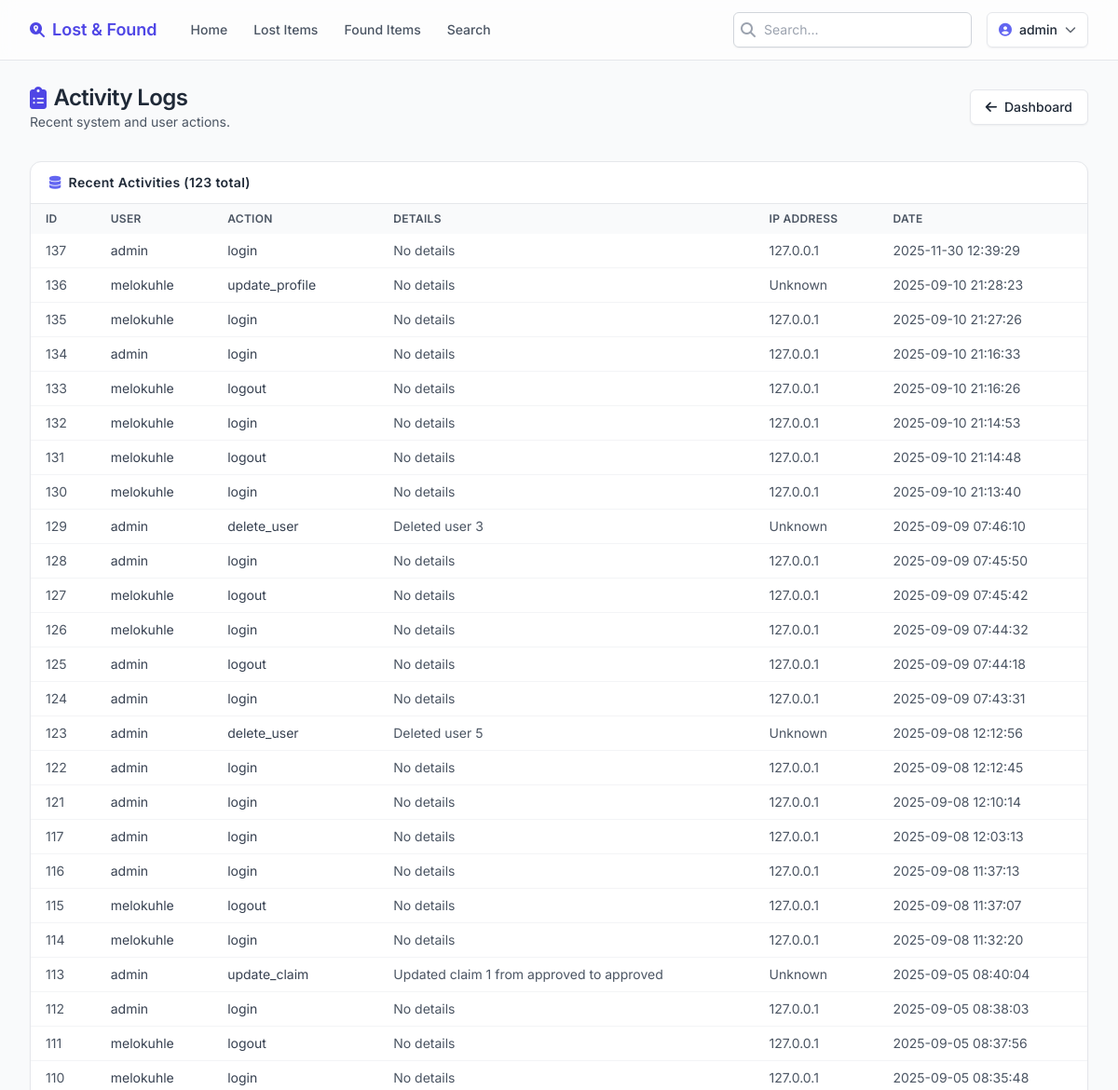
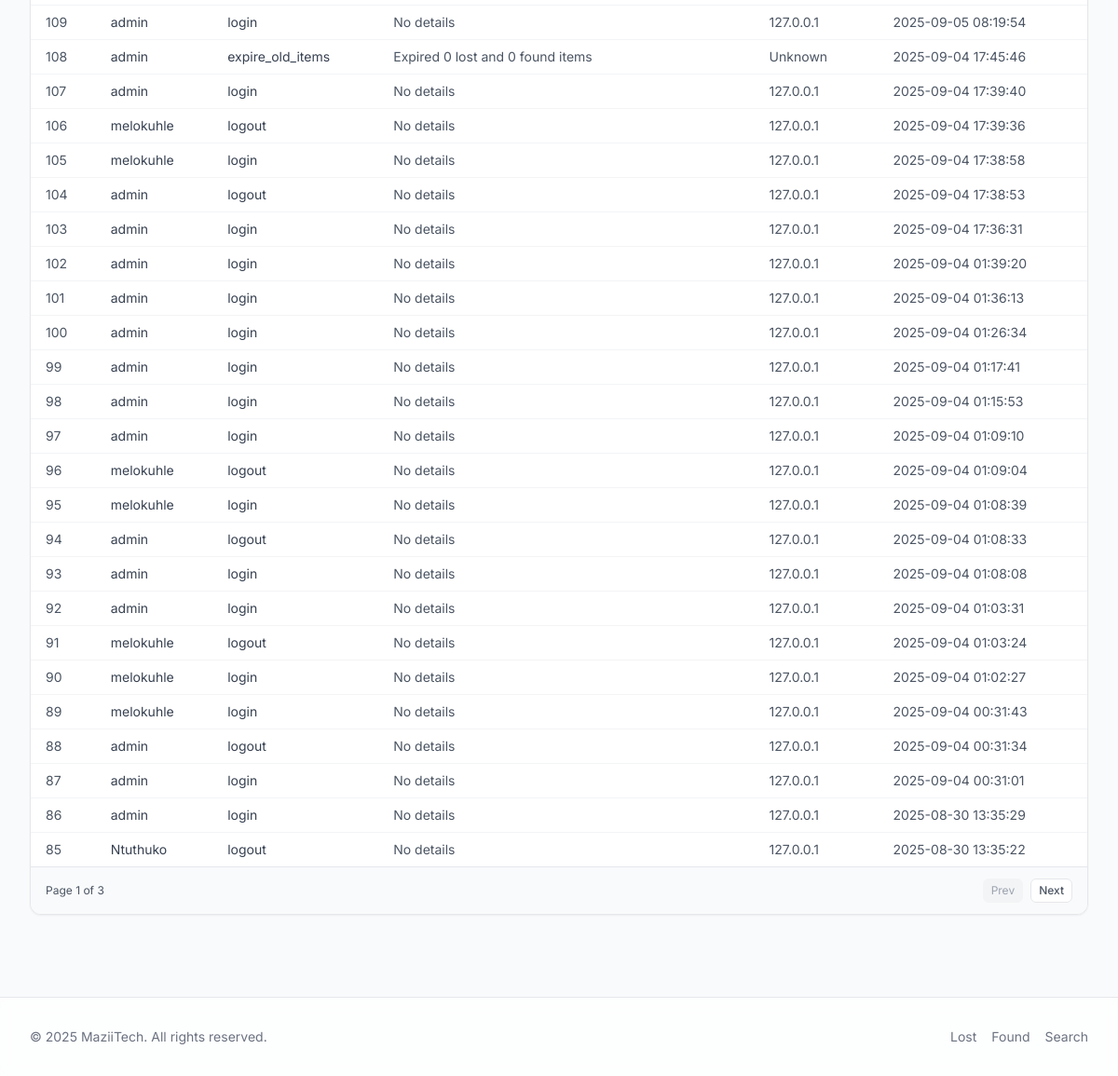
Before: /admin/activity-logs (signed in) with the older database file (2 pictures, top to bottom).
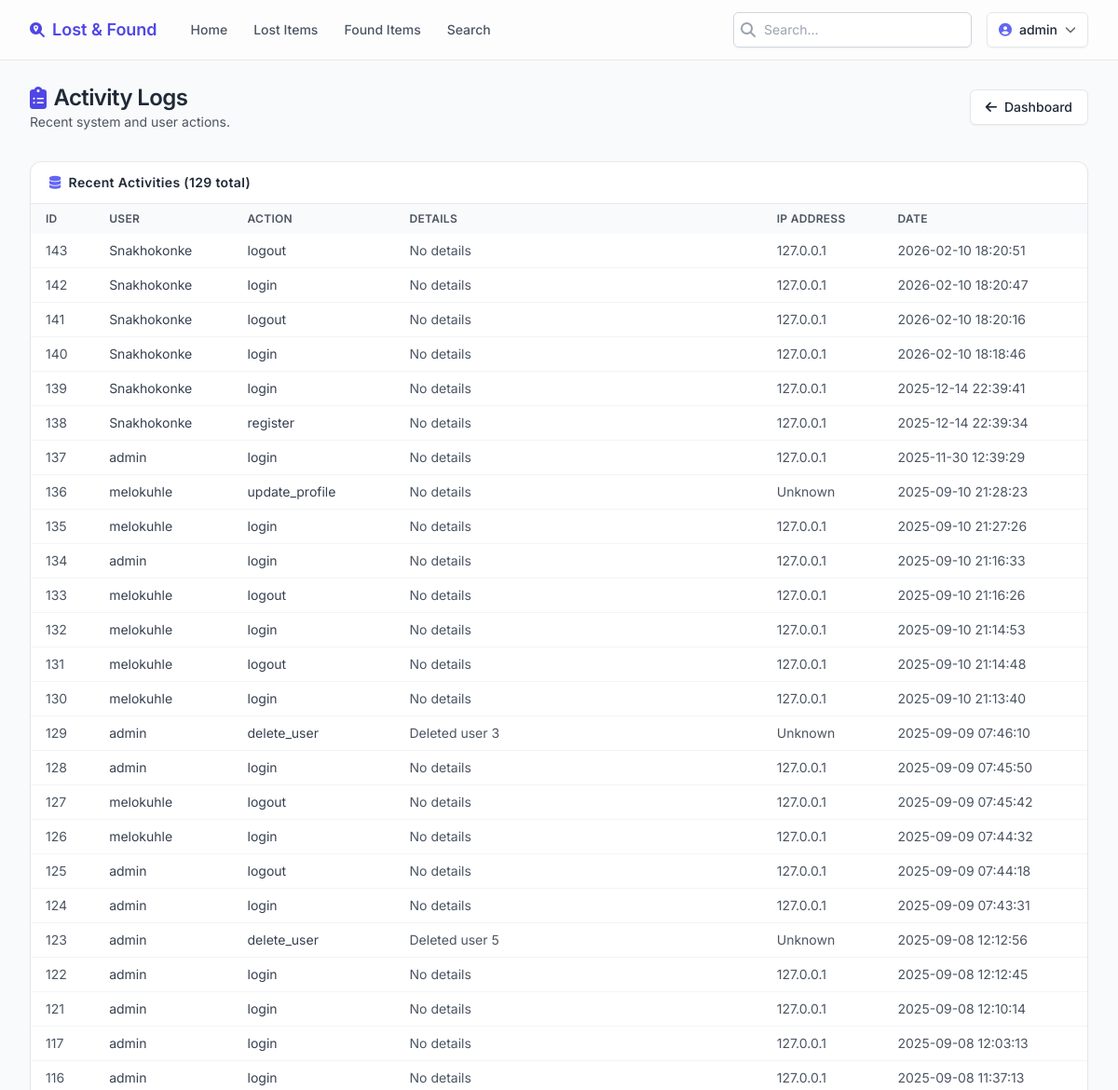
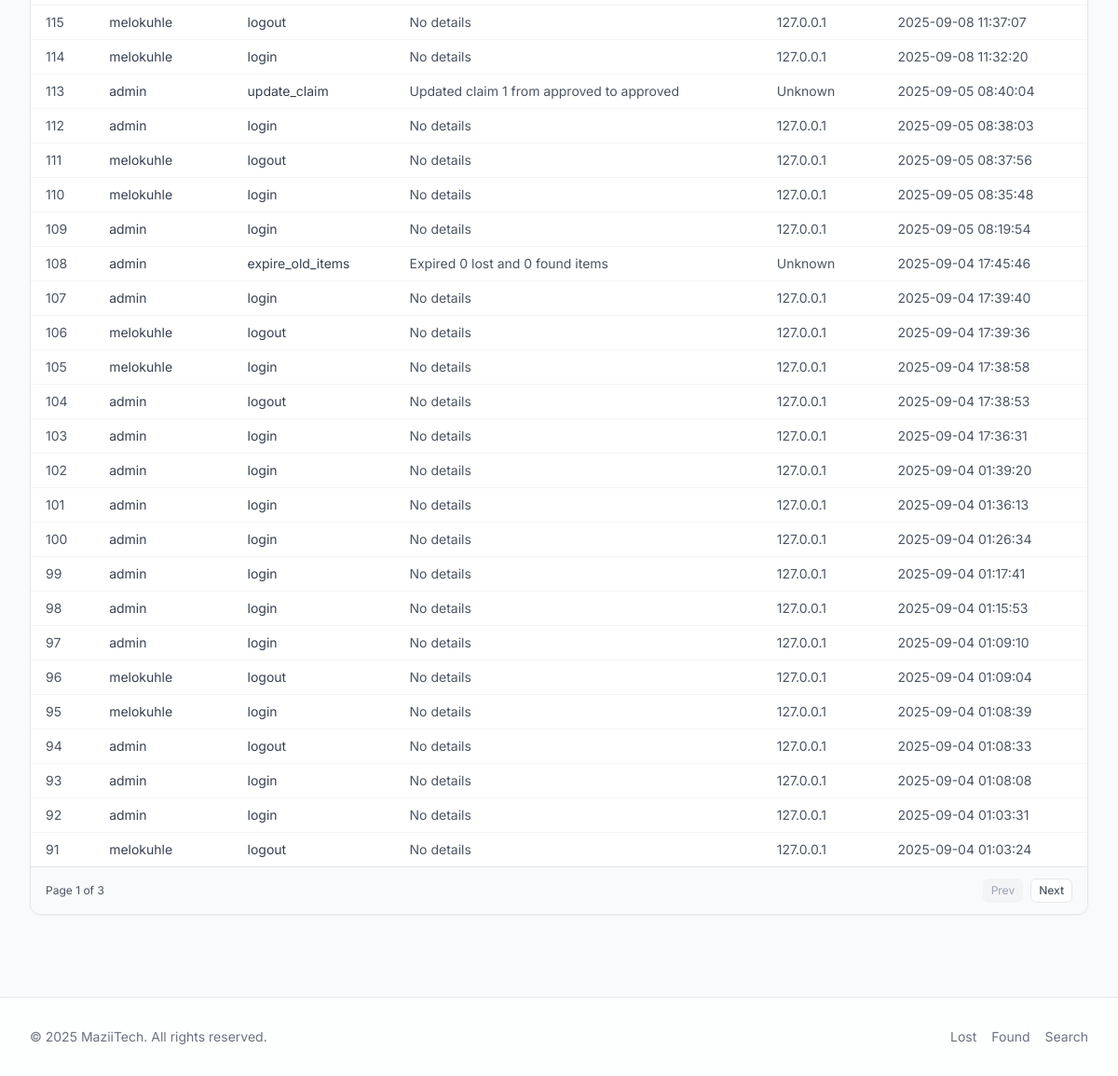
After: the same page with the newer database file (2 pictures, top to bottom).
### models.py (models this page shows, shortened)
class UserActivity(db.Model):
    __tablename__ = 'user_activities'
    id = db.Column(db.Integer, primary_key=True)
    user_id = db.Column(db.Integer, db.ForeignKey('users.id'), nullable=False)
    action = db.Column(db.String(100), nullable=False)
    details = db.Column(db.Text, nullable=True)
    ip_address = db.Column(db.String(45), nullable=True)
    created_at = db.Column(db.DateTime, default=datetime.utcnow)
    user = db.relationship('User', backref='activities')

class User(UserMixin, db.Model):
    __tablename__ = 'users'
    id = db.Column(db.Integer, primary_key=True)
    username = db.Column(db.String(80), unique=True, nullable=False)
    email = db.Column(db.String(120), unique=True, nullable=False)
    password_hash = db.Column(db.String(255), nullable=False)
    role = db.Column(db.String(20), default='student')  # 'student' or 'admin'
    is_verified = db.Column(db.Boolean, default=False)
    is_banned = db.Column(db.Boolean, default=False)
    created_at = db.Column(db.DateTime, default=db.func.current_timestamp())
    last_login = db.Column(db.DateTime, nullable=True)

### app.py (the view)
@app.route('/admin/activity-logs')
@login_required
@admin_required
def admin_activity_logs():
    page = request.args.get('page', 1, type=int)
    activities = UserActivity.query.order_by(UserActivity.created_at.desc()).paginate(
        page=page, per_page=50, error_out=False)
    return render_template('admin_activity_logs.html',
                         title='Activity Logs',
                         activities=activities)

### __init__.py (called while the page is built)
def create_app():
    app = Flask(__name__)
    app.config.from_object(Config)
    db.init_app(app)
    login_manager.init_app(app)
    login_manager.login_view = 'login'
    login_manager.login_message = 'Please log in to access this page.'
    @login_manager.user_loader
    def load_user(user_id):
        from models import User
        return User.query.get(int(user_id))
    with app.app_context():
        import models
        db.create_all()
        from models import User
        admin_user = User.query.filter_by(username='admin').first()
        if not admin_user:
            admin_user = User(username='admin', email='admin@example.com', role='admin')
            admin_user.set_password('admin123')
            db.session.add(admin_user)
            db.session.commit()
    return app

### app.py (called while the page is built)
def admin_required(f):
    from functools import wraps
    @wraps(f)
    def decorated_function(*args, **kwargs):
        if not current_user.is_authenticated or current_user.role != 'admin':
            flash('You need admin privileges to access this page.', 'error')
            return redirect(url_for('login'))
        return f(*args, **kwargs)
    return decorated_function

### templates/admin_activity_logs.html
{% extends "base.html" %}
{% block content %}
<div class="space-y-8">
    <div class="flex flex-col gap-3 md:flex-row md:items-center md:justify-between">
        <div>
            <h1 class="text-2xl font-semibold tracking-tight flex items-center gap-2"><i class="fas fa-clipboard-list text-primary-600"></i><span>Activity Logs</span></h1>
            <p class="text-sm text-gray-600">Recent system and user actions.</p>
        </div>
        <a href="{{ url_for('admin_dashboard') }}" class="inline-flex items-center gap-2 rounded-md border border-gray-200 bg-white px-4 py-2 text-sm font-medium shadow-sm hover:bg-gray-50"><i class="fas fa-arrow-left"></i>Dashboard</a>
    </div>
    <div class="rounded-xl border border-gray-200 bg-white shadow-sm overflow-hidden">
        <div class="flex items-center justify-between border-b px-5 py-3"><h2 class="text-sm font-semibold tracking-wide flex items-center gap-2"><i class="fas fa-database text-primary-500"></i>Recent Activities ({{ activities.total }} total)</h2></div>
        <div class="overflow-x-auto">{% if activities.items %}<table class="min-w-full text-sm"><thead class="bg-gray-50 text-left text-xs uppercase tracking-wide text-gray-600"><tr><th class="px-4 py-2 font-semibold">ID</th><th class="px-4 py-2 font-semibold">User</th><th class="px-4 py-2 font-semibold">Action</th><th class="px-4 py-2 font-semibold">Details</th><th class="px-4 py-2 font-semibold">IP Address</th><th class="px-4 py-2 font-semibold">Date</th></tr></thead><tbody class="divide-y divide-gray-100">{% for activity in activities.items %}<tr class="hover:bg-gray-50/70"><td class="px-4 py-2 text-gray-600">{{ activity.id }}</td><td class="px-4 py-2 text-gray-700">{{ activity.user.username if activity.user else 'Unknown' }}</td><td class="px-4 py-2 text-gray-700">{{ activity.action }}</td><td class="px-4 py-2 text-gray-600">{{ activity.details or 'No details' }}</td><td class="px-4 py-2 text-gray-600">{{ activity.ip_address or 'Unknown' }}</td><td class="px-4 py-2 text-gray-600">{{ activity.created_at.strftime('%Y-%m-%d %H:%M:%S') }}</td></tr>{% endfor %}</tbody></table>{% else %}<p class="p-6 text-center text-sm text-gray-500">No activity logs found.</p>{% endif %}</div>
        {% if activities.items %}<div class="border-t bg-gray-50 px-4 py-3 flex items-center justify-between text-xs text-gray-600"><div>Page {{ activities.page }} of {{ activities.pages }}</div><div class="flex items-center gap-2">{% if activities.has_prev %}<a href="{{ url_for('admin_activity_logs', page=activities.prev_num) }}" class="inline-flex items-center rounded-md border border-gray-200 bg-white px-2 py-1 font-medium hover:bg-gray-50">Prev</a>{% else %}<span class="inline-flex items-center rounded-md border border-gray-100 bg-gray-100 px-2 py-1 text-gray-400">Prev</span>{% endif %}{% if activities.has_next %}<a href="{{ url_for('admin_activity_logs', page=activities.next_num) }}" class="inline-flex items-center rounded-md border border-gray-200 bg-white px-2 py-1 font-medium hover:bg-gray-50">Next</a>{% else %}<span class="inline-flex items-center rounded-md border border-gray-100 bg-gray-100 px-2 py-1 text-gray-400">Next</span>{% endif %}</div></div>{% endif %}
    </div>
</div>
{% endblock %}

Changed rows visible on the page:
no longer on this page (row unchanged): UserActivity: id "90", user "melokuhle", action "login", details "No details", ip_address "127.0.0.1", created_at "2025-09-04 01:02:27"
no longer on this page (row unchanged): UserActivity: id "89", user "melokuhle", action "login", details "No details", ip_address "127.0.0.1", created_at "2025-09-04 00:31:43"
no longer on this page (row unchanged): UserActivity: id "88", user "admin", action "logout", details "No details", ip_address "127.0.0.1", created_at "2025-09-04 00:31:34"
no longer on this page (row unchanged): UserActivity: id "87", user "admin", action "login", details "No details", ip_address "127.0.0.1", created_at "2025-09-04 00:31:01"
no longer on this page (row unchanged): UserActivity: id "86", user "admin", action "login", details "No details", ip_address "127.0.0.1", created_at "2025-08-30 13:35:29"
no longer on this page (row unchanged): UserActivity: id "85", user "Ntuthuko", action "logout", details "No details", ip_address "127.0.0.1", created_at "2025-08-30 13:35:22"
added UserActivity: id "143", user "Snakhokonke", action "logout", details "No details", ip_address "127.0.0.1", created_at "2026-02-10 18:20:51"
added UserActivity: id "142", user "Snakhokonke", action "login", details "No details", ip_address "127.0.0.1", created_at "2026-02-10 18:20:47"
added UserActivity: id "141", user "Snakhokonke", action "logout", details "No details", ip_address "127.0.0.1", created_at "2026-02-10 18:20:16"
added UserActivity: id "140", user "Snakhokonke", action "login", details "No details", ip_address "127.0.0.1", created_at "2026-02-10 18:18:46"
added UserActivity: id "139", user "Snakhokonke", action "login", details "No details", ip_address "127.0.0.1", created_at "2025-12-14 22:39:41"
added UserActivity: id "138", user "Snakhokonke", action "register", details "No details", ip_address "127.0.0.1", created_at "2025-12-14 22:39:34"
Other visible differences:
{{ activities.total }}: "123" → "129"
